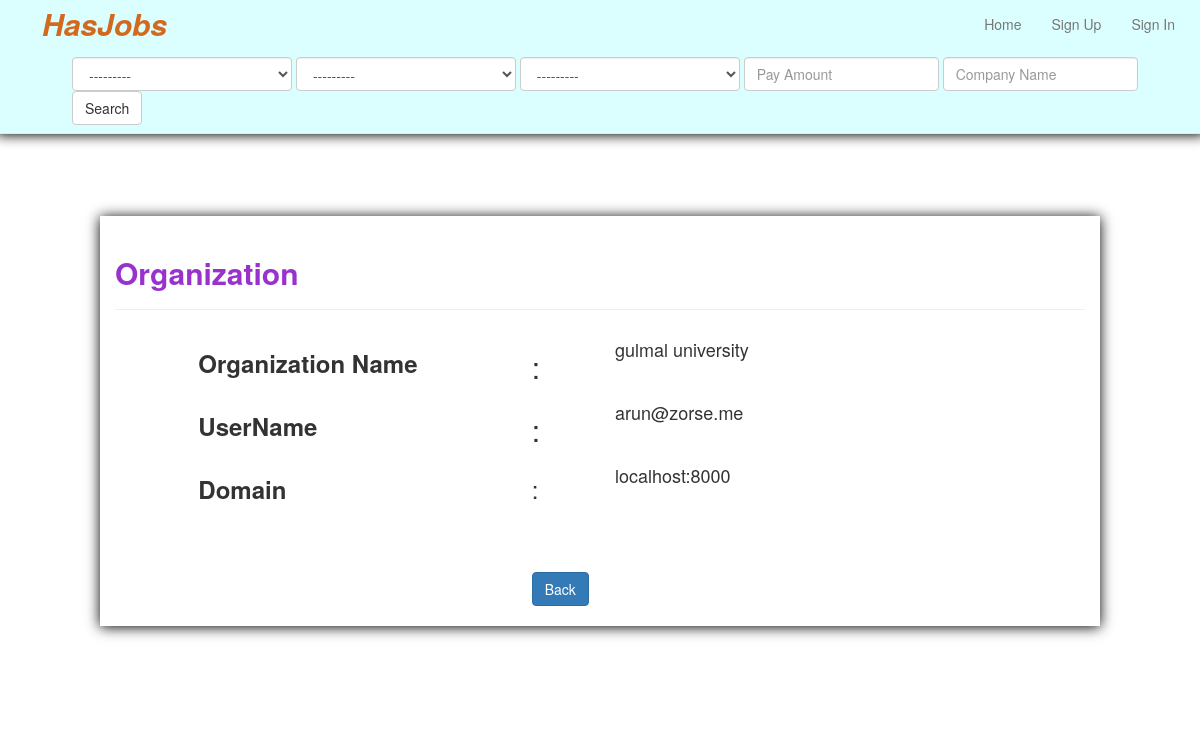
The page /view-organization/gulmal-university on the database its author committed.
### app_hasjob/models.py (models this page shows, shortened)
class AddOrganization(models.Model):
	organization_name = models.CharField(max_length=200)
	slug = models.SlugField(unique=True, null=True, blank=True)
	username = models.CharField(max_length=200)
	domain = models.CharField(max_length=200)
	class Meta:
		verbose_name = ("Add Organization")
		verbose_name_plural = ("Add Organizations")

### app_hasjob/views.py (the view)
# urls.py: url(r'^view-organization/(?P<slug>[\w-]+)$', 'app_hasjob.views.view_organization', name='view_organization'),
def view_organization(request, slug):
	view_organization = AddOrganization.objects.get(slug=slug)
	return render(request, 'profile/view_organization.html', {'view_organization': view_organization})

### app_hasjob/forms.py
class JobFilterForm(forms.Form):
	location__id = forms.ModelChoiceField(queryset=Location.objects.all(),widget=forms.Select(attrs={"class":"form-control","style":"width:220px"}))
	add_job_types__id = forms.ModelChoiceField(queryset=AddJobTypes.objects.all(),widget=forms.Select(attrs={"class":"form-control","style":"width:220px"}))
	add_job_category__id = forms.ModelChoiceField(queryset=AddJobCategory.objects.all(),widget=forms.Select(attrs={"class":"form-control","style":"width:220px"}))

### app_hasjob/models.py (called while the page is built)
	def __str__(self):
		return self.location

	def __str__(self):
		return self.types

	def __str__(self):
		return self.category

### app_hasjob/templatetags/job_filter.py (called while the page is built)
@register.inclusion_tag("tags/job_filter.html")
def job_filter(request):
	filter_form = JobFilterForm(request.GET)
	return {'filter_form': filter_form}

### templates/profile/view_organization.html
{% extends "base.html" %}
{% block content %}
	<br><br>
	<div class="row">
		<div class="row">
			<div class="col-lg-offset-1 col-lg-10 box-shad">
				<br>
				<h2 style="color:#9932CC"><b>Organization</b></h2>
				<hr>
				<div class="row">
					<div class="col-lg-offset-1 col-lg-4">
						<h3><b>Organization Name</b></h3>
					</div>
					<div class="col-lg-1">
						<h2>:</h2>
					</div>
					<div class="col-lg-4">
						<h4>{{view_organization.organization_name}}</h4>
					</div>
				</div>
				<div class="row">
					<div class="col-lg-offset-1 col-lg-4">
						<h3><b>UserName</b></h3>
					</div>
					<div class="col-lg-1">
						<h2>:</h2>
					</div>
					<div class="col-lg-4">
						<h4>{{view_organization.username}}</h4>
					</div>
				</div>
				<div class="row">
					<div class="col-lg-offset-1 col-lg-4">
						<h3><b>Domain</b></h3>
					</div>
					<div class="col-lg-1">
						<h3>:</h3>
					</div>
					<div class="col-lg-4">
						<h4>{{view_organization.domain}}</h4>
					</div>
				</div>
				<br>
				<br><br>
				<div class="row">
					<div class="col-lg-offset-5 col-lg-4">
						<a class="btn btn-primary" href="/profile">Back</a>
					</div>
				</div>
				<br>
			</div>
		</div>
	</div>
	<br><br><br><br>
{% endblock %}

### staticdirs/css/justified-nav.css (style rules this page uses)
body { padding-top: 20px; }

### staticdirs/css/style.css (style rules this page uses)
.box-shad { -moz-box-shadow: 0px 1px 13px #000000; -webkit-box-shadow: 0px 1px 13px #000000; box-shadow: 0px 1px 13px #000000; }

### rows shown on the page
AddOrganization: organization_name "gulmal university", username "arun@zorse.me", domain "localhost:8000"
